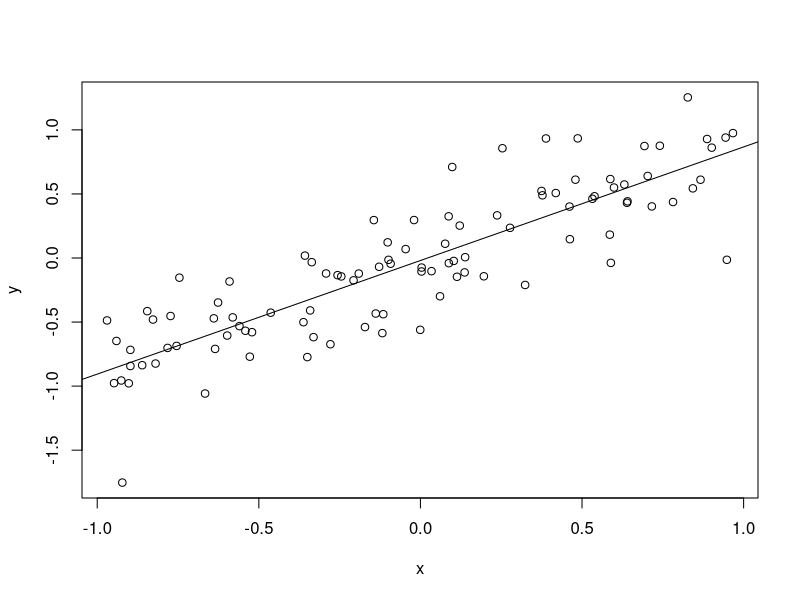

This figure's R source: (Note: this script raises an error after producing the figure.)
## ---- chunk 1
d <- data.frame(x = runif(100, -1, 1))
a <- 0
b <- sample(c(-1, 1), 1) * sample(c(0, 0.6, 0.9), 1)
d$y <- a + b * d$x + rnorm(100, sd = 0.25)
write.csv(d, "regression.csv", row.names = FALSE, quote = FALSE)

m <- lm(y ~ x, data = d)
bhat <- coef(m)[2]
bpvl <- summary(m)$coefficients[2, 4]
bsol <- c(bpvl >= 0.05, (bpvl < 0.05) & (bhat > 0), (bpvl < 0.05) & (bhat < 0))
## ---- chunk 2
plot(y ~ x, data = d)
abline(m)
legend(if(bhat > 0) "topleft" else "topright", bty = "n",
  paste0("b = ", fmt(bhat, 3), "\np = ", fmt(bpvl, 3)))
